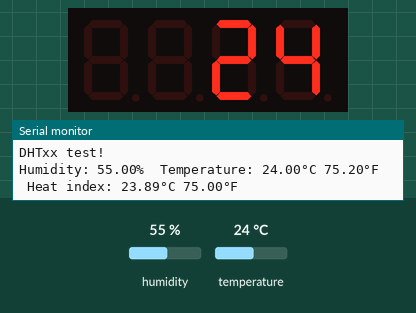
Recording of a sketch running on a simulated Arduino Uno, built with avr-gcc and run on an emulated ATmega328P. Parts: 4-digit seven-segment display, the last lines printed to the serial monitor. The test bench sets the inputs (shaded band); at power-on: temperature 24 °C, humidity 55 %.

Above: at 6.8 s.
6.9 s: temperature set to 12 °C
At 11.2 s:
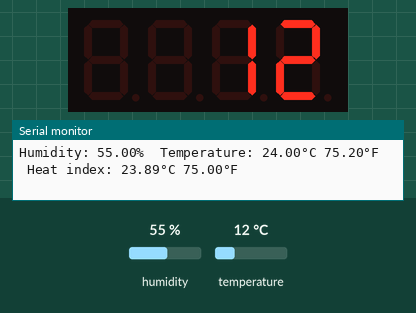
12.3 s: temperature set to 19 °C
At 15.3 s:
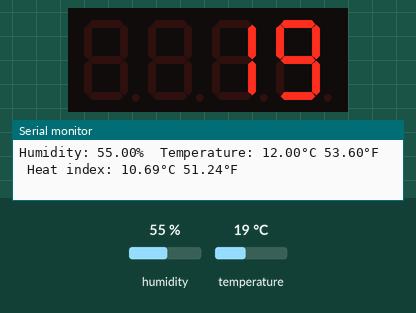
17.7 s: temperature set to 28 °C
At 19.4 s:
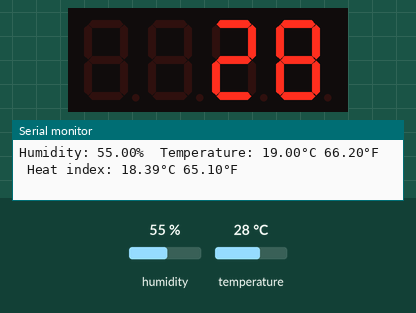
Timing chart, 0 to 20.9 s (numbered marks = the images above; inputs shaded):
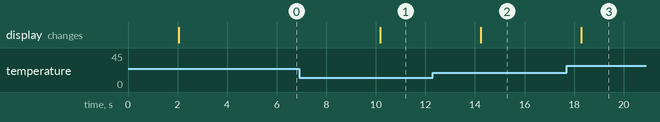

The sketch:

1367_dht11.ino
```cpp
#include <Arduino.h>
#include <TM1637Display.h>

// Example testing sketch for various DHT humidity/temperature sensors
// Written by ladyada, public domain

// REQUIRES the following Arduino libraries:
// - DHT Sensor Library: https://github.com/adafruit/DHT-sensor-library
// - Adafruit Unified Sensor Lib: https://github.com/adafruit/Adafruit_Sensor

#include "DHT.h"
#define CLK 2
#define DIO 3
#define DHTPIN 4     // Digital pin connected to the DHT sensor
// Feather HUZZAH ESP8266 note: use pins 3, 4, 5, 12, 13 or 14 --
// Pin 15 can work but DHT must be disconnected during program upload.

// Uncomment whatever type you're using!
#define DHTTYPE DHT11   // DHT 11
//#define DHTTYPE DHT22   // DHT 22  (AM2302), AM2321
//#define DHTTYPE DHT21   // DHT 21 (AM2301)

// Connect pin 1 (on the left) of the sensor to +5V
// NOTE: If using a board with 3.3V logic like an Arduino Due connect pin 1
// to 3.3V instead of 5V!
// Connect pin 2 of the sensor to whatever your DHTPIN is
// Connect pin 3 (on the right) of the sensor to GROUND (if your sensor has 3 pins)
// Connect pin 4 (on the right) of the sensor to GROUND and leave the pin 3 EMPTY (if your sensor has 4 pins)
// Connect a 10K resistor from pin 2 (data) to pin 1 (power) of the sensor

// Initialize DHT sensor.
// Note that older versions of this library took an optional third parameter to
// tweak the timings for faster processors.  This parameter is no longer needed
// as the current DHT reading algorithm adjusts itself to work on faster procs.
TM1637Display display(CLK, DIO);
DHT dht(DHTPIN, DHTTYPE);

void setup() {
  Serial.begin(9600);
  Serial.println(F("DHTxx test!"));

  dht.begin();
}

void loop() {
  // Wait a few seconds between measurements.
  delay(2000);

  // Reading temperature or humidity takes about 250 milliseconds!
  // Sensor readings may also be up to 2 seconds 'old' (its a very slow sensor)
  float h = dht.readHumidity();
  // Read temperature as Celsius (the default)
  float t = dht.readTemperature();
  // Read temperature as Fahrenheit (isFahrenheit = true)
  float f = dht.readTemperature(true);

  // Check if any reads failed and exit early (to try again).
  if (isnan(h) || isnan(t) || isnan(f)) {
    Serial.println(F("Failed to read from DHT sensor!"));
    return;
  }

  // Compute heat index in Fahrenheit (the default)
  float hif = dht.computeHeatIndex(f, h);
  // Compute heat index in Celsius (isFahreheit = false)
  float hic = dht.computeHeatIndex(t, h, false);

  display.setBrightness(0x0f);
  display.showNumberDec(t);
  delay(2000);
  Serial.print(F("Humidity: "));
  Serial.print(h);
  Serial.print(F("%  Temperature: "));
  Serial.print(t);
  Serial.print(F("°C "));
  Serial.print(f);
  Serial.print(F("°F  Heat index: "));
  Serial.print(hic);
  Serial.print(F("°C "));
  Serial.print(hif);
  Serial.println(F("°F"));
}
```

Measured:
- after the input at 6.9 s, the display: changes after 3.3 s (image 1)
- after the input at 12.3 s, the display: changes after 1.9 s (image 2)
- after the input at 17.7 s, the display: changes after 0.59 s (image 3)
